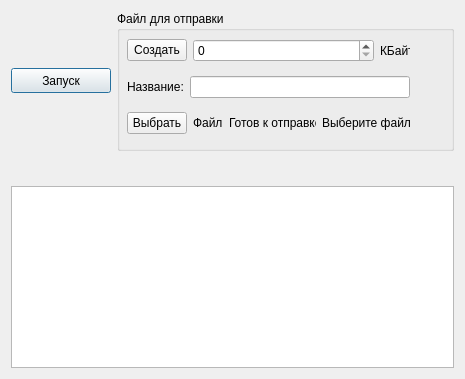
<?xml version="1.0" encoding="UTF-8"?>
<ui version="4.0">
 <class>ServerW</class>
 <widget class="QDialog" name="ServerW">
  <property name="geometry">
   <rect>
    <x>0</x>
    <y>0</y>
    <width>465</width>
    <height>379</height>
   </rect>
  </property>
  <property name="windowTitle">
   <string>Server</string>
  </property>
  <layout class="QVBoxLayout" name="verticalLayout_3">
   <item>
    <layout class="QVBoxLayout" name="verticalLayout_2">
     <item>
      <layout class="QHBoxLayout" name="horizontalLayout_6">
       <item>
        <widget class="QPushButton" name="StartS">
         <property name="maximumSize">
          <size>
           <width>100</width>
           <height>25</height>
          </size>
         </property>
         <property name="text">
          <string>Запуск</string>
         </property>
        </widget>
       </item>
       <item>
        <widget class="QGroupBox" name="groupBox">
         <property name="minimumSize">
          <size>
           <width>150</width>
           <height>140</height>
          </size>
         </property>
         <property name="title">
          <string>Файл для отправки</string>
         </property>
         <widget class="QWidget" name="layoutWidget">
          <property name="geometry">
           <rect>
            <x>10</x>
            <y>20</y>
            <width>283</width>
            <height>111</height>
           </rect>
          </property>
          <layout class="QVBoxLayout" name="verticalLayout">
           <item>
            <layout class="QHBoxLayout" name="horizontalLayout_2">
             <item>
              <widget class="QPushButton" name="CreateFileS">
               <property name="maximumSize">
                <size>
                 <width>60</width>
                 <height>16777215</height>
                </size>
               </property>
               <property name="text">
                <string>Создать</string>
               </property>
              </widget>
             </item>
             <item>
              <layout class="QHBoxLayout" name="horizontalLayout">
               <item>
                <widget class="QSpinBox" name="SB_FileSize">
                 <property name="minimumSize">
                  <size>
                   <width>30</width>
                   <height>0</height>
                  </size>
                 </property>
                 <property name="maximum">
                  <number>99999</number>
                 </property>
                </widget>
               </item>
               <item>
                <widget class="QLabel" name="label">
                 <property name="maximumSize">
                  <size>
                   <width>30</width>
                   <height>16777215</height>
                  </size>
                 </property>
                 <property name="text">
                  <string>КБайт</string>
                 </property>
                </widget>
               </item>
              </layout>
             </item>
            </layout>
           </item>
           <item>
            <layout class="QHBoxLayout" name="horizontalLayout_5">
             <item>
              <widget class="QLabel" name="label_3">
               <property name="text">
                <string>Название:</string>
               </property>
              </widget>
             </item>
             <item>
              <widget class="QLineEdit" name="LE_NameFile"/>
             </item>
            </layout>
           </item>
           <item>
            <layout class="QHBoxLayout" name="horizontalLayout_4">
             <item>
              <widget class="QPushButton" name="OpenFileS">
               <property name="maximumSize">
                <size>
                 <width>60</width>
                 <height>16777215</height>
                </size>
               </property>
               <property name="text">
                <string>Выбрать</string>
               </property>
              </widget>
             </item>
             <item>
              <layout class="QHBoxLayout" name="horizontalLayout_3">
               <item>
                <widget class="QLabel" name="label_2">
                 <property name="minimumSize">
                  <size>
                   <width>30</width>
                   <height>0</height>
                  </size>
                 </property>
                 <property name="maximumSize">
                  <size>
                   <width>40</width>
                   <height>16777215</height>
                  </size>
                 </property>
                 <property name="text">
                  <string>Файл:</string>
                 </property>
                </widget>
               </item>
               <item>
                <widget class="QLabel" name="Readyfs">
                 <property name="text">
                  <string>Готов к отправке</string>
                 </property>
                </widget>
               </item>
               <item>
                <widget class="QLabel" name="Infofs">
                 <property name="text">
                  <string>Выберите файл</string>
                 </property>
                </widget>
               </item>
              </layout>
             </item>
            </layout>
           </item>
          </layout>
         </widget>
        </widget>
       </item>
      </layout>
     </item>
     <item>
      <spacer name="verticalSpacer">
       <property name="orientation">
        <enum>Qt::Vertical</enum>
       </property>
       <property name="sizeHint" stdset="0">
        <size>
         <width>20</width>
         <height>40</height>
        </size>
       </property>
      </spacer>
     </item>
     <item>
      <widget class="QTextBrowser" name="sstatus"/>
     </item>
    </layout>
   </item>
  </layout>
 </widget>
 <resources/>
 <connections/>
</ui>
